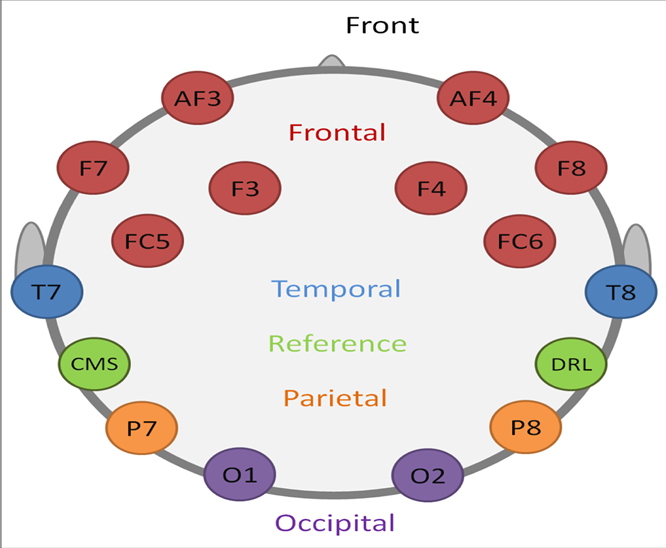
#> input picture latex_report/images/fig1_montage.png, 666 x 548 px, found by its file name; the run also reads 2 pictures not shown here
$ python build_exemplar_format_pdf.py
#> lines starting #> are read from the running program, lines starting #| are printed output that depends on the picture
"""
build_exemplar_format_pdf.py
============================
Generates the NIT Warangal CSE Project Report in the EXACT format of the
provided exemplar PDF:
- Page 1: Standalone unnumbered cover page with NITW emblem, Title,
  Students (Abhijeet Sahu, Arpit Jain, Ratan Kumar Pradhan), Guide (Dr. Manish Kumar Bajpai)
- Page 2: Full-width Title + Full-width Abstract spanning both columns,
  followed by two-column layout (1. INTRODUCTION, 2. OBJECTIVES AND CONTRIBUTIONS).
- Page 3: 3. SELECTED RESEARCH PAPER AND BASELINE IMPLEMENTATION (A, B, C with Table 1, D, Fig 1).
- Page 4: 4. LIMITATIONS OF THE BASELINE APPROACH, 5. PROPOSED ENHANCED METHOD (A with Table 2, B with Table 3 and Fig 2).
- Page 5: 5.C Riemannian Tangent Space, 5.D Block-AGA, 5.E Calibrated Stacker, 6. EXPERIMENTAL SETUP (A, B, C).
- Page 6: 7. RESULTS AND COMPARATIVE ANALYSIS (A with Table 4, B, C with Fig 3 Confusion Matrix, D).
- Page 7: Top full-width Fig 4 (Per-class metrics), 8. RECOMMENDED ADDITIONAL EXPERIMENTS (A with Table 5, B, C, D), 9. CONCLUSION.
- Page 8: Top full-width Fig 5 (Partition-wise accuracy & latency), DATA AND CODE AVAILABILITY, ACKNOWLEDGEMENTS, REFERENCES (1-11).
"""

import os
import sys
import io
import zlib
import shutil
from PIL import Image

TR_WIDTHS = {
    ' ': 250, '!': 333, '"': 408, '#': 500, '$': 500, '%': 833, '&': 778, '\'': 333,
    '(': 333, ')': 333, '*': 500, '+': 564, ',': 250, '-': 333, '.': 250, '/': 278,
    '0': 500, '1': 500, '2': 500, '3': 500, '4': 500, '5': 500, '6': 500, '7': 500,
    '8': 500, '9': 500, ':': 278, ';': 278, '<': 564, '=': 564, '>': 564, '?': 444,
    '@': 921, 'A': 722, 'B': 667, 'C': 667, 'D': 722, 'E': 611, 'F': 556, 'G': 722,
    'H': 722, 'I': 333, 'J': 389, 'K': 722, 'L': 611, 'M': 889, 'N': 722, 'O': 722,
    'P': 556, 'Q': 722, 'R': 667, 'S': 556, 'T': 611, 'U': 722, 'V': 667, 'W': 889,
    'X': 667, 'Y': 611, 'Z': 611, '[': 333, '\\': 278, ']': 333, '^': 469, '_': 500,
    '`': 333, 'a': 444, 'b': 500, 'c': 444, 'd': 500, 'e': 444, 'f': 278, 'g': 500,
    'h': 500, 'i': 278, 'j': 278, 'k': 444, 'l': 278, 'm': 722, 'n': 500, 'o': 500,
    'p': 500, 'q': 500, 'r': 333, 's': 389, 't': 278, 'u': 500, 'v': 500, 'w': 722,
    'x': 500, 'y': 500, 'z': 444, '{': 480, '|': 200, '}': 480, '~': 541,
    '•': 500, '–': 500, '—': 1000, '“': 444, '”': 444, '‘': 333, '’': 333, '…': 1000,
    'é': 444, 'ñ': 500, 'ó': 500, 'í': 278, 'á': 444, 'ú': 500, 'γ': 500, 'λ': 500,
    'σ': 500, 'μ': 500, 'θ': 500, 'κ': 500, 'α': 500, 'β': 500, '≤': 564, '≥': 564,
    '±': 564, '×': 564, '·': 250, '∈': 564, '∑': 722, '√': 564, '≈': 564
}

TB_WIDTHS = {k: min(1000, int(v * 1.08)) for k, v in TR_WIDTHS.items()}
TB_WIDTHS[' '] = 250

def get_text_width(text, font, size):
    table = TB_WIDTHS if font in ('F2', 'F4') else TR_WIDTHS
    return sum(table.get(c, 500) for c in text) * size / 1000.0

class TwoColumnPDF:
    def __init__(self, filename="NITW_Topic6_Imagined_Words_Final_Report.pdf"):
        self.filename = filename
        self.pages = []
        self.page_images = []
        self.current_stream = []
        self.current_images = []
        self.images = {}

        self.page_width = 595.28   # A4 (pt)
        self.page_height = 841.89
        self.margin_x = 45.0
        self.margin_top = 48.0
        self.margin_bottom = 48.0
        self.col_gap = 18.0
        self.col_width = (self.page_width - 2 * self.margin_x - self.col_gap) / 2.0  # ~243.6 pt

        self.page_num = 0
        self.col = 0
        self.y = self.page_height - self.margin_top
        self.top_y = self.page_height - self.margin_top

    def register_image(self, name, img_path):
        if not os.path.exists(img_path):
            print(f"[!] Image missing: {img_path}")
            return False
        try:
            im = Image.open(img_path).convert('RGB')
            buf = io.BytesIO()
            im.save(buf, format='JPEG', quality=85)
            self.images[name] = (im.width, im.height, buf.getvalue())
            return True
        except Exception as e:
            print(f"[!] Error registering {img_path}: {e}")
            return False

    def new_page(self, footer_num=None):
        if self.page_num > 0:
            self.pages.append("".join(self.current_stream))
            self.page_images.append(list(self.current_images))
            self.current_stream = []
            self.current_images = []
        self.page_num += 1
        self.col = 0
        self.top_y = self.page_height - self.margin_top
        self.y = self.top_y

        if footer_num is not None:
            num_str = str(footer_num)
            w = get_text_width(num_str, "F1", 9.5)
            x_pos = (self.page_width - w) / 2.0
            self.draw_text_line(num_str, x_pos, 32.0, "F1", 9.5, (0.1, 0.1, 0.1))

    def set_color(self, r, g, b, is_fill=True):
        cmd = f"{r:.3f} {g:.3f} {b:.3f} {'rg' if is_fill else 'RG'}\n"
        self.current_stream.append(cmd)

    def draw_line(self, x1, y1, x2, y2, color=(0.1, 0.1, 0.1), width=0.5):
        self.set_color(color[0], color[1], color[2], is_fill=False)
        self.current_stream.append(f"{width:.2f} w {x1:.2f} {y1:.2f} m {x2:.2f} {y2:.2f} l S\n")

    # [9 lines left out: function draw_rect, not called in this run]

    def _escape(self, text):
        clean = ""
        repl = {
            '•': '\x95', '–': '\x96', '—': '\x97', '“': '\x93', '”': '\x94',
            '‘': '\x91', '’': '\x92', '…': '\x85', 'é': '\xe9', 'ñ': '\xf1',
            'ó': '\xf3', 'í': '\xed', 'á': '\xe1', 'ú': '\xfa', 'γ': 'gamma',
            'λ': 'lambda', 'σ': 'sigma', 'μ': 'mu', 'θ': 'theta', 'α': 'alpha',
            'β': 'beta', '≤': '<=', '≥': '>=', '±': '+/-', '×': 'x', '·': '.',
            '∈': 'in', '∑': 'sum', '√': 'sqrt', '≈': '~'
        }
        for ch in text:
            if ch in repl:
                clean += repl[ch]
            elif ord(ch) < 128:
                if ch in ('(', ')', '\\'):
                    clean += '\\' + ch
                else:
                    clean += ch
            else:
                clean += '?'
        return clean

    def draw_text_line(self, text, x, y, font="F1", size=9.0, color=(0.0, 0.0, 0.0)):
        self.set_color(color[0], color[1], color[2], is_fill=True)
        esc = self._escape(text)
        cmd = f"BT /{font} {size:.2f} Tf {x:.2f} {y:.2f} Td ({esc}) Tj ET\n"
        self.current_stream.append(cmd)

    def get_col_x(self):
        if self.col == 0:
            return self.margin_x
        else:
            return self.margin_x + self.col_width + self.col_gap

    def ensure_space(self, height_needed, footer_num_tracker=None):
        if self.y - height_needed < self.margin_bottom:
            if self.col == 0:
                self.col = 1
                self.y = self.top_y
            else:
                fn = footer_num_tracker[0] if footer_num_tracker else None
                if footer_num_tracker:
                    footer_num_tracker[0] += 1
                self.new_page(footer_num=fn)
                self.y = self.top_y

    def add_col_paragraph(self, text, font="F1", size=8.5, leading=10.5, space_before=2.0, space_after=4.0, color=(0.05, 0.05, 0.05), footer_tracker=None):
        self.y -= space_before
        words = text.split(' ')
        lines = []
        cur_line = []
        w_limit = self.col_width

        for word in words:
            test_line = " ".join(cur_line + [word])
            if get_text_width(test_line, font, size) <= w_limit:
                cur_line.append(word)
            else:
                if cur_line:
                    lines.append(" ".join(cur_line))
                    cur_line = [word]
                else:
                    lines.append(word)
                    cur_line = []
        if cur_line:
            lines.append(" ".join(cur_line))

        for line in lines:
            self.ensure_space(leading, footer_tracker)
            x = self.get_col_x()
            self.draw_text_line(line, x, self.y, font, size, color)
            self.y -= leading

        self.y -= space_after

    def add_col_bullet(self, title, body, size=8.5, leading=10.5, footer_tracker=None):
        full_text = f"• {title}: {body}" if title else f"• {body}"
        self.add_col_paragraph(full_text, font="F1", size=size, leading=leading, space_before=1.5, space_after=3.0, footer_tracker=footer_tracker)

    def add_col_sec_heading(self, heading, footer_tracker=None):
        self.ensure_space(24.0, footer_tracker)
        self.y -= 4.0
        x = self.get_col_x()
        self.draw_text_line(heading.upper(), x, self.y, "F2", 9.5, (0.0, 0.0, 0.0))
        self.y -= 12.0

    def add_col_subsec_heading(self, heading, footer_tracker=None):
        self.ensure_space(18.0, footer_tracker)
        self.y -= 3.0
        x = self.get_col_x()
        self.draw_text_line(heading, x, self.y, "F2", 8.8, (0.1, 0.1, 0.1))
        self.y -= 10.5

    def add_col_equation(self, eq_text, eq_num, footer_tracker=None):
        self.ensure_space(18.0, footer_tracker)
        self.y -= 3.0
        x = self.get_col_x()
        num_str = f"({eq_num})"
        w_num = get_text_width(num_str, "F1", 8.5)
        eq_x = x + 15.0
        num_x = x + self.col_width - w_num - 2.0
        self.draw_text_line(eq_text, eq_x, self.y, "F1", 8.5, (0.05, 0.05, 0.05))
        self.draw_text_line(num_str, num_x, self.y, "F2", 8.5, (0.1, 0.1, 0.1))
        self.y -= 12.0

    def add_col_table(self, title, headers, rows, col_widths, footer_tracker=None):
        needed = 16.0 + 14.0 + (len(rows) * 12.0) + 10.0
        self.ensure_space(needed, footer_tracker)
        x = self.get_col_x()

        self.draw_text_line(title, x, self.y, "F2", 8.0, (0.1, 0.1, 0.1))
        self.y -= 10.0

        t_w = sum(col_widths)
        self.draw_line(x, self.y, x + t_w, self.y, color=(0.1, 0.1, 0.1), width=0.8)
        self.y -= 9.0

        cx = x
        for h, cw in zip(headers, col_widths):
            self.draw_text_line(h, cx + 2.0, self.y, "F2", 7.5, (0.0, 0.0, 0.0))
            cx += cw
        self.y -= 4.0
        self.draw_line(x, self.y, x + t_w, self.y, color=(0.1, 0.1, 0.1), width=0.5)
        self.y -= 8.0

        for r in rows:
            cx = x
            for cell, cw in zip(r, col_widths):
                c_text = str(cell)
                while get_text_width(c_text + "..", "F1", 7.2) > (cw - 4.0) and len(c_text) > 3:
                    c_text = c_text[:-1]
                if len(str(cell)) > len(c_text):
                    c_text += ".."
                self.draw_text_line(c_text, cx + 2.0, self.y, "F1", 7.2, (0.1, 0.1, 0.1))
                cx += cw
            self.y -= 9.5

        self.draw_line(x, self.y + 2.0, x + t_w, self.y + 2.0, color=(0.1, 0.1, 0.1), width=0.8)
        self.y -= 8.0

    def add_col_image(self, img_name, caption, fig_num, height_pt=140.0, footer_tracker=None):
        needed = height_pt + 24.0
        self.ensure_space(needed, footer_tracker)
        x = self.get_col_x()
        w = self.col_width

        if img_name not in self.current_images:
            self.current_images.append(img_name)

        cmd = f"q {w:.2f} 0 0 {height_pt:.2f} {x:.2f} {self.y - height_pt:.2f} cm /{img_name} Do Q\n"
        self.current_stream.append(cmd)
        self.y -= (height_pt + 6.0)

        cap_text = f"Fig. {fig_num}. {caption}"
        words = cap_text.split(' ')
        cur = []
        for word in words:
            if get_text_width(" ".join(cur + [word]), "F1", 7.5) <= w:
                cur.append(word)
            else:
                self.draw_text_line(" ".join(cur), x, self.y, "F1", 7.5, (0.15, 0.15, 0.15))
                self.y -= 9.0
                cur = [word]
        if cur:
            self.draw_text_line(" ".join(cur), x, self.y, "F1", 7.5, (0.15, 0.15, 0.15))
            self.y -= 11.0

    def add_fullwidth_image(self, img_name, caption, fig_num, height_pt=160.0, footer_tracker=None):
        if self.col != 0 or self.y < (self.page_height - self.margin_top - 50.0):
            fn = footer_tracker[0] if footer_tracker else None
            if footer_tracker: footer_tracker[0] += 1
            self.new_page(footer_num=fn)

        w = self.page_width - 2 * self.margin_x
        x = self.margin_x

        if img_name not in self.current_images:
            self.current_images.append(img_name)

        cmd = f"q {w:.2f} 0 0 {height_pt:.2f} {x:.2f} {self.y - height_pt:.2f} cm /{img_name} Do Q\n"
        self.current_stream.append(cmd)
        self.y -= (height_pt + 8.0)

        cap_text = f"Fig. {fig_num}. {caption}"
        cw = get_text_width(cap_text, "F1", 8.2)
        cx = (self.page_width - cw) / 2.0
        self.draw_text_line(cap_text, cx, self.y, "F1", 8.2, (0.1, 0.1, 0.1))
        self.y -= 14.0

        self.top_y = self.y
        self.col = 0

    def build_pdf(self):
        if self.current_stream:
            self.pages.append("".join(self.current_stream))
            self.page_images.append(list(self.current_images))

        pdf = io.BytesIO()
        pdf.write(b"%PDF-1.4\n")
        offsets = []

        def write_obj(content):
            offsets.append(pdf.tell())
            obj_id = len(offsets)
            pdf.write(f"{obj_id} 0 obj\n".encode('ascii'))
            if isinstance(content, str):
                pdf.write(content.encode('latin-1'))
            else:
                pdf.write(content)
            pdf.write(b"\nendobj\n")
            return obj_id

        f1_id = write_obj("<< /Type /Font /Subtype /Type1 /BaseFont /Times-Roman /Encoding /WinAnsiEncoding >>")
        f2_id = write_obj("<< /Type /Font /Subtype /Type1 /BaseFont /Times-Bold /Encoding /WinAnsiEncoding >>")
        f3_id = write_obj("<< /Type /Font /Subtype /Type1 /BaseFont /Times-Italic /Encoding /WinAnsiEncoding >>")

        img_obj_ids = {}
        for name, (iw, ih, jpeg_data) in self.images.items():
            stream_len = len(jpeg_data)
            header = f"<< /Type /XObject /Subtype /Image /Width {iw} /Height {ih} /ColorSpace /DeviceRGB /BitsPerComponent 8 /Filter /DCTDecode /Length {stream_len} >>\nstream\n"
            data = header.encode('ascii') + jpeg_data + b"\nendstream"
            img_obj_ids[name] = write_obj(data)

        page_content_ids = []
        for p_stream in self.pages:
            c_data = p_stream.encode('latin-1')
            comp = zlib.compress(c_data, 6)
            s_obj = f"<< /Length {len(comp)} /Filter /FlateDecode >>\nstream\n".encode('ascii') + comp + b"\nendstream"
            page_content_ids.append(write_obj(s_obj))

        page_obj_ids = []
        for i in range(len(self.pages)):
            page_obj_ids.append(len(offsets) + 1 + i)

        pages_root_id = len(offsets) + len(self.pages) + 1

        for i, c_id in enumerate(page_content_ids):
            xobj_entries = "".join([f"/{name} {img_obj_ids[name]} 0 R " for name in self.page_images[i]])
            xobj_dict = f"/XObject << {xobj_entries}>> " if xobj_entries else ""
            p_dict = f"<< /Type /Page /Parent {pages_root_id} 0 R /MediaBox [0 0 {self.page_width:.2f} {self.page_height:.2f}] /Resources << /Font << /F1 {f1_id} 0 R /F2 {f2_id} 0 R /F3 {f3_id} 0 R >> {xobj_dict}>> /Contents {c_id} 0 R >>"
            write_obj(p_dict)

        kids_str = " ".join([f"{pid} 0 R" for pid in page_obj_ids])
        write_obj(f"<< /Type /Pages /Kids [{kids_str}] /Count {len(page_obj_ids)} >>")
        cat_id = write_obj(f"<< /Type /Catalog /Pages {pages_root_id} 0 R >>")

        xref_offset = pdf.tell()
        pdf.write(f"xref\n0 {len(offsets) + 1}\n0000000000 65535 f \n".encode('ascii'))
        for off in offsets:
            pdf.write(f"{off:010d} 00000 n \n".encode('ascii'))

        pdf.write(f"trailer\n<< /Size {len(offsets) + 1} /Root {cat_id} 0 R >>\nstartxref\n{xref_offset}\n%%EOF\n".encode('ascii'))

        with open(self.filename, 'wb') as f:
            f.write(pdf.getvalue())
        print(f"[+] Successfully wrote {len(page_obj_ids)}-page PDF: '{self.filename}' ({len(pdf.getvalue())} bytes)")
        return len(page_obj_ids)


def generate_report():
    base_dir = r"c:/Users/st983/Downloads/ml/imagined_speech_eeg"
    img_dir = os.path.join(base_dir, "latex_report", "images")
    out_pdf = os.path.join(base_dir, "NITW_Topic6_Imagined_Words_Final_Report.pdf")

    pdf = TwoColumnPDF(filename=out_pdf)

    # Register images
    pdf.register_image("LOGO", os.path.join(img_dir, "nitw_logo_clean.png"))
    pdf.register_image("FIG1", os.path.join(img_dir, "fig1_montage.png"))
#> call 2 of register_image, with name = 'FIG1'
#> in register_image, im is the input picture: PIL image 666x548 RGB; mean R, G, B 231.5, 224, 222.5
    pdf.register_image("FIG2", os.path.join(img_dir, "fig2_frequency_bands.jpg"))
#> call 3 of register_image, with name = 'FIG2'
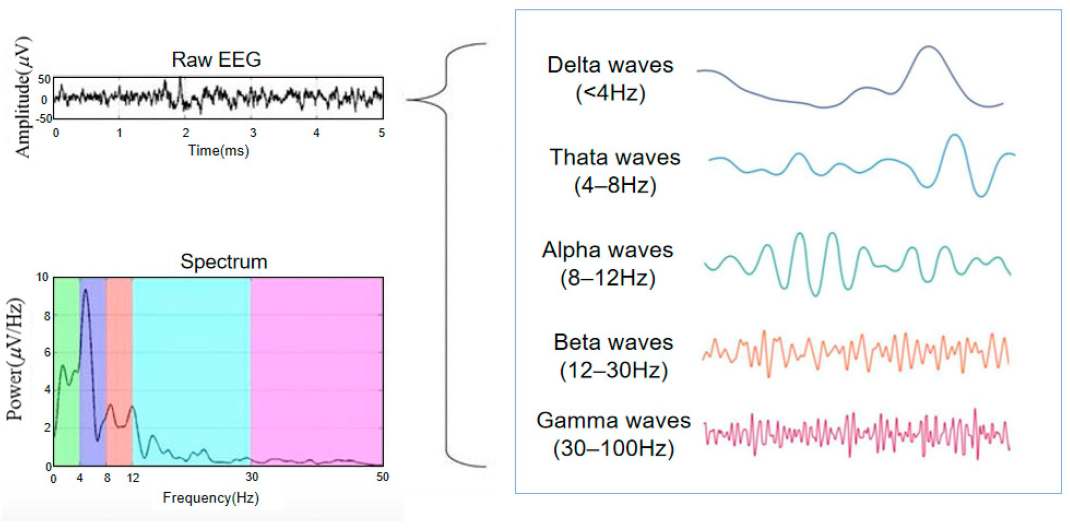
#> input picture latex_report/images/fig2_frequency_bands.jpg, 3208 x 1582 px, found by its file name (shown at 1/3 size)
#> in register_image, im is the input picture: PIL image 3208x1582 RGB; mean R, G, B 240.9, 241.2, 244.6
    pdf.register_image("FIG3", os.path.join(img_dir, "fig3_confusion_matrix.png"))
#> call 4 of register_image, with name = 'FIG3'
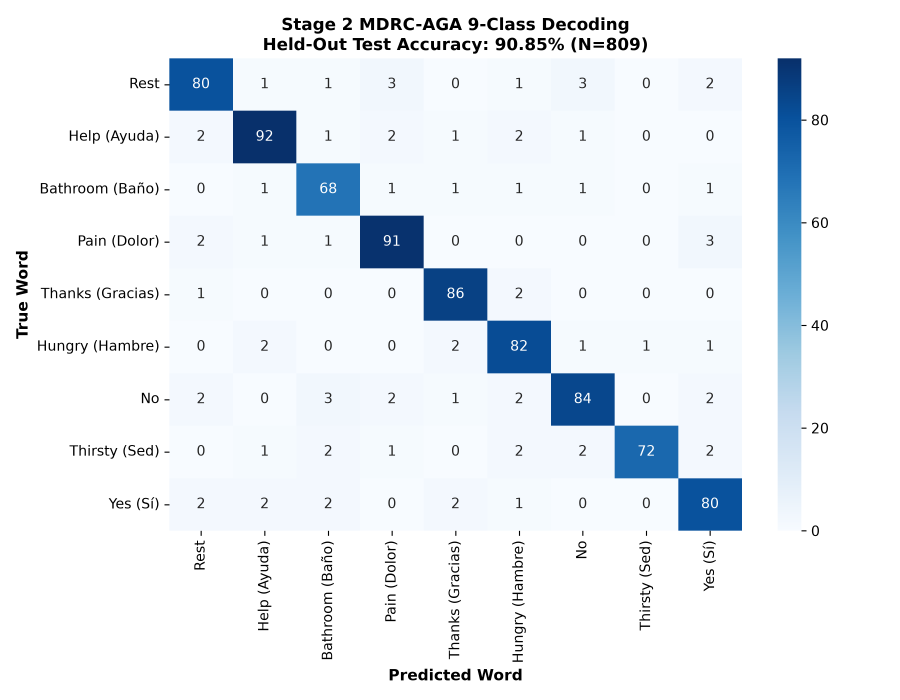
#> input picture latex_report/images/fig3_confusion_matrix.png, 2700 x 2100 px, found by its file name (shown at 1/3 size)
    pdf.register_image("FIG4", os.path.join(img_dir, "fig4_per_class_metrics.png"))
#> (the rest of the program and of its run is left out)
